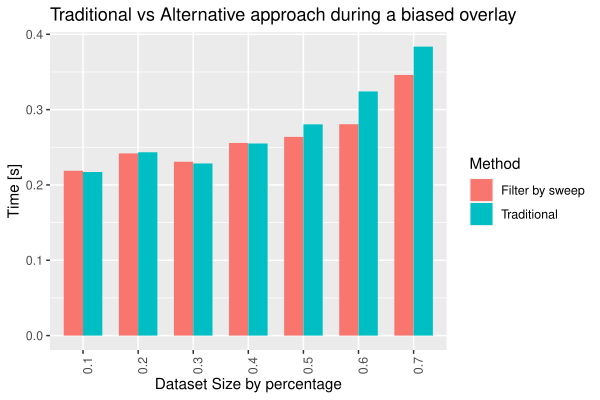

Write R code to recreate this figure.
library(tidyverse)
data0 = enframe(read_lines("Unbalance_Tester02.txt"), value="line")

data1 = data0 %>% filter(str_detect(line, 'INFO')) %>% filter(str_detect(line, 'END')) 

fields = c("tag","ts","runId","perc","file","method","stage","time","p","n1","n2")
data2 = data1 %>% 
  separate(sep = "\\t", col = "line", into = fields, extra = "drop") %>%
  select(method, perc, time) %>%
  mutate(time = as.numeric(time) / 1000.0, perc = as.factor(as.numeric(perc) / 100.0)) %>%
  mutate(method = str_replace(method, "Sweeping", "Filter by sweep"))

data3 = data2 %>% group_by(method, perc) %>% summarise(time = mean(time)) 

p = ggplot(data3, aes(x = perc, y = time, fill = method)) + 
  geom_col(width = 0.7, position="dodge") + 
  theme(axis.text.x = element_text(angle = 90, hjust = 1)) +
  labs(x="Dataset Size by percentage", y="Time [s]",
       title=paste0("Traditional vs Alternative approach during a biased overlay")) + 
  guides(fill=guide_legend(title="Method"))
plot(p)

W = 6
H = 4
ggsave(paste0("Unbalance_Tester02.pdf"), width = W, height = H)
